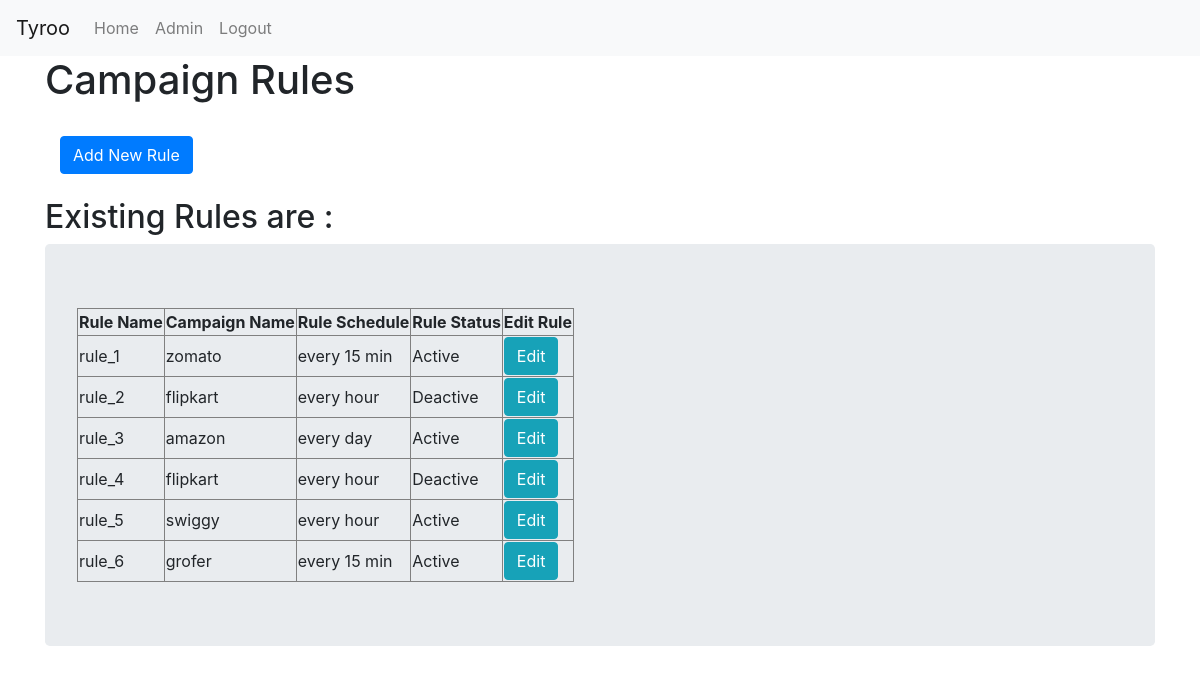
Page /rules_display/ (signed in) on the earlier database version.
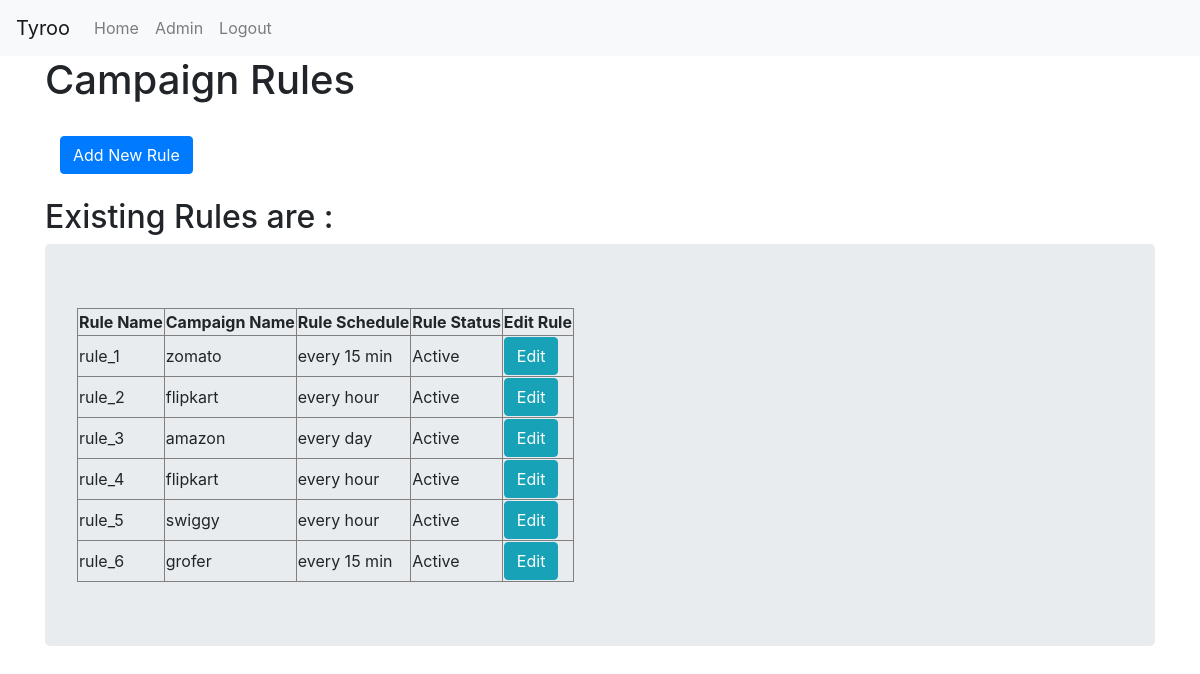
Same page on the later database version.
### rule_based_engine/models.py (models this page shows)
class camp_rules(models.Model):
    rule_name = models.CharField(max_length=15)
    campaign = models.CharField(max_length=20, choices=campaign)
    condition = models.CharField(max_length=50, choices=rule_choices)
    action = models.CharField(max_length=10, default='notify')
    status = models.BooleanField()
    schedule_time = models.CharField(max_length=20,choices=schedule_time_choices)

### rule_based_engine/views.py (the view)
# urls.py: re_path(r'^rules_display/', include('rule_based_engine.urls')),
@login_required
def rules_display(request):
    rules_list = camp_rules.objects.order_by('id')
    rule_dict = {'rule_record':rules_list}
    return render(request, 'rbe/rules_display.html', context=rule_dict)

### templates/rbe/rules_display.html
<!DOCTYPE html>
<!DOCTYPE html>
{% extends "rbe/base.html" %}
{% block body_block %}
<h1> Campaign Rules </h1>
<br>
<div class="container">
    <form action="rule_form.html">
        <input type="submit" class="btn btn-primary" value="Add New Rule">
    </form>
</div>
<br>
<h2> Existing Rules are : </h2>
<div class="jumbotron">
    {% if rule_record %}
        <table border="1">
            <thead>
                <th>Rule Name</th>
                <th>Campaign Name</th>
                <th>Rule Schedule</th>
                <th>Rule Status</th>
                <th>Edit Rule</th>
            </thead>
            {% for rule in rule_record %}
                <tr>
                    <td>{{ rule.rule_name }}</td>
                    <td>{{ rule.campaign}}</td>
                    <td>{{ rule.schedule_time}}</td>
                    {% if rule.status == True %}
                        <td>Active</td>
                    {% else %}
                        <td>Deactive</td>
                    {% endif %}
                    <td><a href="{% url 'rule_based_engine:rule_update' rule.id %}"><button type="button" class="btn btn-info">Edit</button></a></td>
                </tr>
            {% endfor %}
        </table>
    {% else %}
        <p> No Record For Rules Found</p>
    {% endif %}
</div>
{% endblock %}

### templates/rbe/base.html (shortened to what this page needs)
<!DOCTYPE html>
<html>
    <head>
        <link rel="stylesheet" href="https://stackpath.bootstrapcdn.com/bootstrap/4.1.3/css/bootstrap.min.css"
>
    </head>
    <body>
        <nav class="navbar navbar-expand-lg navbar-light bg-light">
            <div class="navbar-nav">
                <a class="navbar-brand" href="#">Tyroo</a>
                <a class="nav-item nav-link" href="{% url 'home' %}">Home</a>
                <a class="nav-item nav-link" href="{% url 'admin:index' %}">Admin</a>
                {% if user.is_authenticated %}
                    <a class="nav-item nav-link" href="{% url 'logout'%}">Logout</a>
                {% else %}
                    <a class="nav-item nav-link" href="{% url 'user_login'%}">Login</a>
                {% endif %}
            </div>
         </nav>
         <div class="container">
         {% block body_block %}
         {% endblock %}
         </div>
    </body>
</html>

Differences in the rows shown:
changed camp_rules "rule_2": status "Deactive" → "Active"
changed camp_rules "rule_4": status "Deactive" → "Active"
